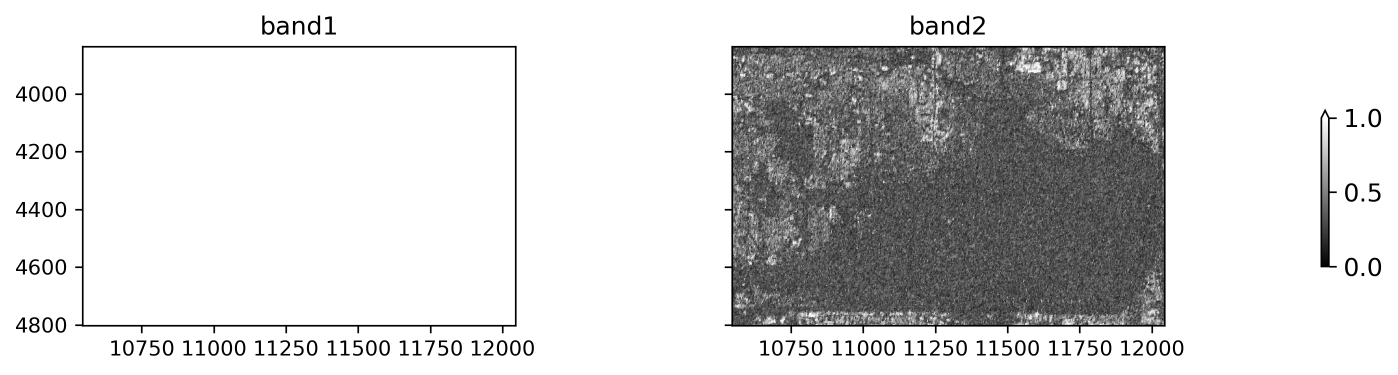
#> input picture coherence.png, 2796 x 750 px, given as the content of the folder dataset_pngs/train, which was not available (shown at 1/2 size)
$ jupyter execute slice_dataset.ipynb
#> lines starting #> are read from the running program, lines starting #| are printed output that depends on the picture; pictures that were not available may be replaced by others from this repository, and a replacement may not be noted
[cell 1]
import os
import glob
import numpy as np
from PIL import Image
from tqdm import tqdm

def slice_image(img_path, save_dir, tile_size=512, overlap=0):
    """
    Slices a large image into a grid of smaller tiles.
    """
#> called with img_path = '_only/coherence.png', save_dir = 'dataset_tiled/train', tile_size = 512, overlap = 0
    img = Image.open(img_path)
#> img is the input picture: PIL image 2796x750 RGBA; mean R, G, B, A 211.5, 211.5, 211.5, 122.5
    img_name = os.path.splitext(os.path.basename(img_path))[0]
    w, h = img.size
#> w = 2796; h = 750

    # Calculate number of tiles
    # We use ceil to ensure we get the edges, padding if necessary
    x_steps = int(np.ceil(w / tile_size))
#> x_steps = 6
    y_steps = int(np.ceil(h / tile_size))
#> y_steps = 2

    for i in range(x_steps):
        for j in range(y_steps):
            # Define the window
            left = i * tile_size
            upper = j * tile_size
            right = min(left + tile_size, w)
            lower = min(upper + tile_size, h)

            # Crop
            tile = img.crop((left, upper, right, lower))

            # If tile is smaller than target (at edges), pad it with zeros
            if tile.size != (tile_size, tile_size):
                new_tile = Image.new(img.mode, (tile_size, tile_size), 0)
                new_tile.paste(tile, (0, 0))
                tile = new_tile

            # Save: e.g., "flood_01_amp_row0_col1.png"
            save_path = os.path.join(save_dir, f"{img_name}_r{j}_c{i}.png")
            tile.save(save_path)
#> this loop made 6 passes
#> pass 1, in slice_image, `tile.save(save_path)`:
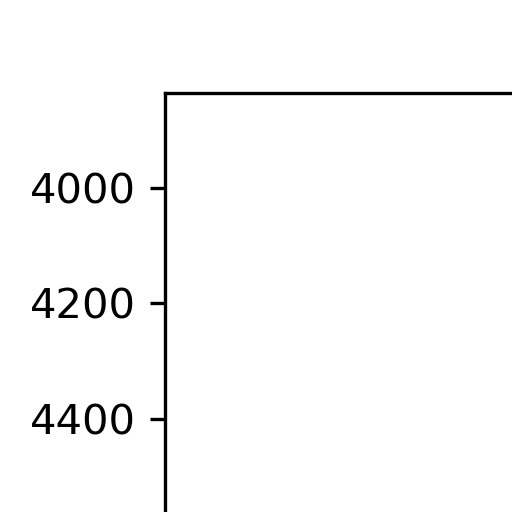
#> saved as coherence_r0_c0.png: PIL image 512x512 RGBA; mean R, G, B, A 247.8, 247.8, 247.8, 145.5; transparent parts drawn white
#> pass 1, in slice_image, `tile.save(save_path)`:
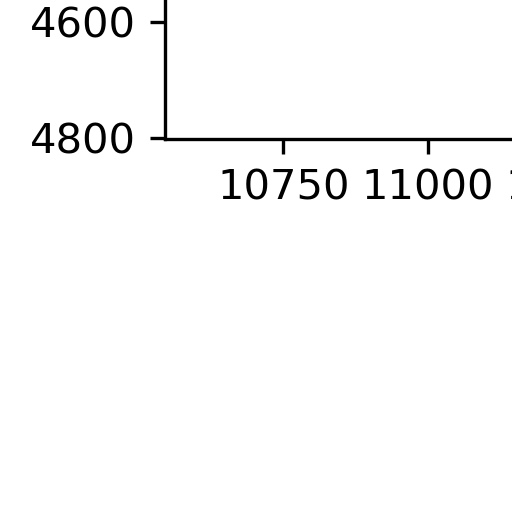
#> saved as coherence_r1_c0.png: PIL image 512x512 RGBA; mean R, G, B, A 110.6, 110.6, 110.6, 52.4; transparent parts drawn white
#> pass 2, in slice_image, `tile.save(save_path)`:
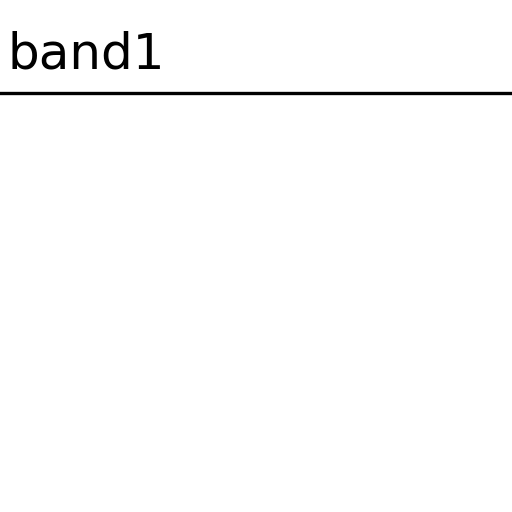
#> saved as coherence_r0_c1.png: PIL image 512x512 RGBA; mean R, G, B, A 250.9, 250.9, 250.9, 210.9; transparent parts drawn white
#> pass 2, in slice_image, `tile.save(save_path)`:
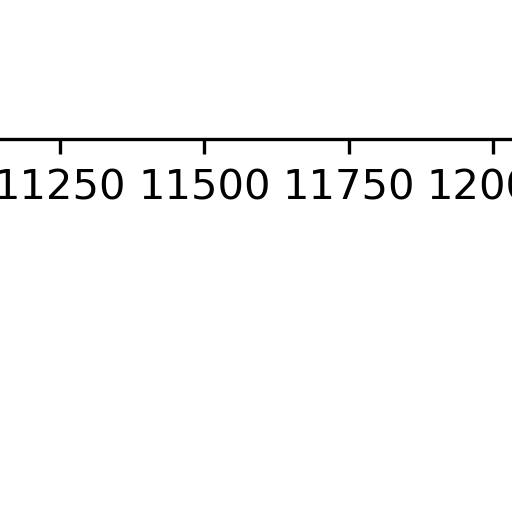
#> saved as coherence_r1_c1.png: PIL image 512x512 RGBA; mean R, G, B, A 111.1, 111.1, 111.1, 74.5; transparent parts drawn white
#> after the loop:
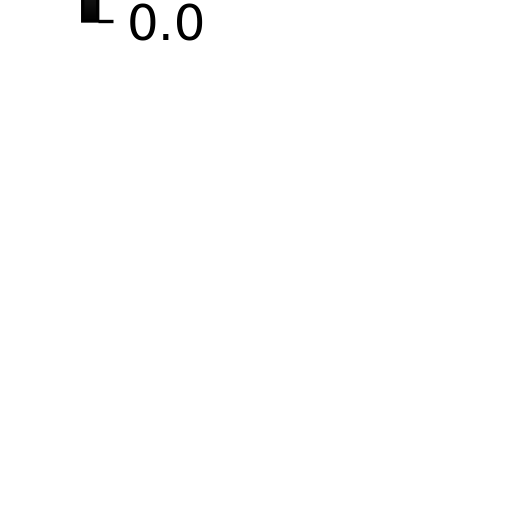
#> new_tile: PIL image 512x512 RGBA; mean R, G, B, A 53.2, 53.2, 53.2, 1.3; transparent parts drawn white

def process_folder(input_folder, output_folder, tile_size=512):
    if not os.path.exists(output_folder):
        os.makedirs(output_folder)

    # Find all files
    files = glob.glob(os.path.join(input_folder, "*.png"))
    print(f"Slicing {len(files)} files from {input_folder}...")

    for f in tqdm(files):
        slice_image(f, output_folder, tile_size=tile_size)

if __name__ == "__main__":
    # --- CONFIGURATION ---
    # Adjust tile_size based on your GPU memory (512, 1024, etc.)
    TILE_SIZE = 512

    # Input folders (where your huge 9k images are)
    train_input = "dataset_pngs/train"
    val_input = "dataset_pngs/val"

    # Output folders (where the chips will go)
    train_output = "dataset_tiled/train"
    val_output = "dataset_tiled/val"
    # ---------------------

    process_folder(train_input, train_output, tile_size=TILE_SIZE)
    process_folder(val_input, val_output, tile_size=TILE_SIZE)

    print("Done! Now point your U-Net to 'dataset_tiled'.")
